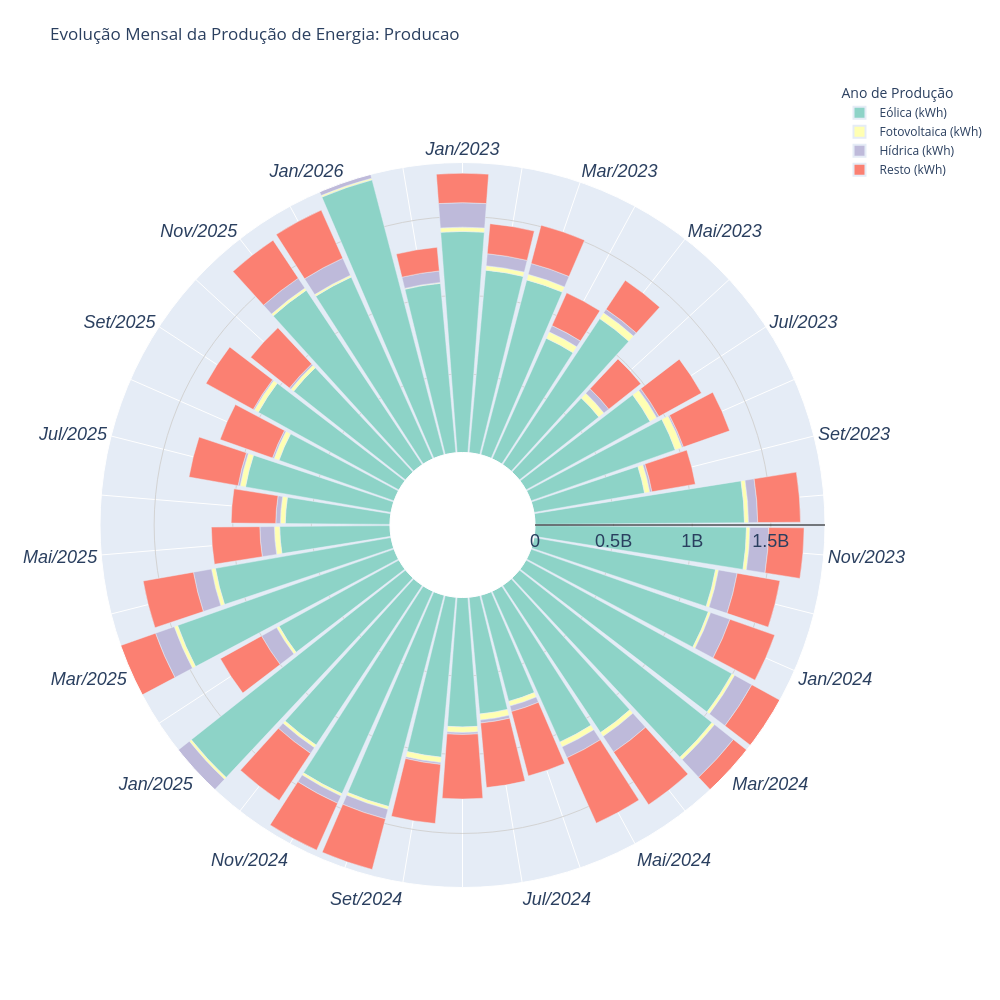

The code cell stored with this chart in its notebook:
### Code cell
tecnologias = ['Eólica (kWh)', 'Fotovoltaica (kWh)', 'Hídrica (kWh)', 'Resto (kWh)']

# O melt mantém 'Ano' e 'Mês' e transforma as colunas de tecnologia em linhas
df_new = df_hora.melt(
    id_vars=['Ano', 'Mês'], 
    value_vars=tecnologias,
    var_name='Tecnologia', 
    value_name='Producao'
)

dfIII = df_new.groupby(by=[df_new['Ano'],df_new['Mês'],df_new['Tecnologia']]).sum().reset_index()

dfIII['Ano'] = dfIII['Ano'].astype(str)
dfIII['Mes/Ano'] = dfIII['Mês'].astype(str) + '/' + dfIII['Ano'].astype(str)
r = "Producao"
meses = dict(zip(range(1,13), ['Jan', 'Fev', 'Mar', 'Abr', 'Mai', 'Jun', 'Jul', 'Ago', 'Set', 'Out', 'Nov', 'Dez']))
anos_legend= list(dfIII.apply(
    lambda x: meses[x['Mês']]+ "/" + x['Ano'] if x['Mês'] %2 != 0 else "", axis=1
))
anos_legend[-1] = "2026"
fig = px.bar_polar(
    dfIII,
    r= r,
    theta="Mes/Ano",
    color="Tecnologia",
    labels="Ano",
    title=f"Evolução Mensal da Produção de Energia: {r}",
    color_discrete_sequence=px.colors.qualitative.Set3).update_layout(
    showlegend=True,
    coloraxis_showscale=False,
    legend=dict(
        title="Ano de Produção",
        font=dict(size=12),
        # Isto garante que a legenda não fica preta se o fundo for escuro
        itemsizing='constant' 
    ),
    polar=dict(hole = 0.2,
          angularaxis=dict(
                type="category",
                # IMPORTANTE: O array de categorias tem de ser a coluna theta completa
                categoryarray=dfIII['Mes/Ano'].tolist(),
                categoryorder="array",
                # O período tem de ser o número total de fatias para fechar o círculo
                period=len(dfIII['Mes/Ano'].unique()),
                tickvals=dfIII['Mes/Ano'].tolist(),
                # O texto é que leva a lista com vazios
                ticktext=anos_legend,
                direction="clockwise",
                rotation=90,
                tickfont=dict(size=18, family='Arial', style='italic')
        ),  
        radialaxis=dict(
            showticklabels=True, 
            range=[0, dfIII[r].max()*1.02],
            nticks=5, 
            tickfont=dict(size=18, family='Arial'),
            linecolor='black', 
            linewidth=1,
            layer='above traces', # Mudei para 'below' para as barras não taparem os números
            gridcolor='lightgrey'
        ),   
    ),
    
    height=1000,
    width=1000,
    margin=dict(b=30, t=80, l=100, r=60),
    )

fig.show()

### Figure 1 — Plotly figure (JSON) as saved in the notebook; plotly's stock layout.template omitted (floating-point values rounded to 4 significant figures; data arrays with more than 128 entries replaced by an {"elided": "..."} marker saying what was removed)
{"data": [{"hovertemplate": "Tecnologia=Eólica (kWh)<br>Producao=%{r}<br>Mes/Ano=%{theta}<extra></extra>", "legendgroup": "Eólica (kWh)", "marker": {"color": "rgb(141,211,199)", "pattern": {"shape": ""}}, "name": "Eólica (kWh)", "r": [1406000000.0, 1167000000.0, 1150000000.0, 840800000.0, 1116000000.0, 645100000.0, 901700000.0, 974200000.0, 714800000.0, 1332000000.0, 1345000000.0, 1173000000.0, 1197000000.0, 1497000000.0, 1563000000.0, 1125000000.0, 1053000000.0, 698600000.0, 746100000.0, 823100000.0, 1022000000.0, 1390000000.0, 1412000000.0, 1220000000.0, 1739000000.0, 871600000.0, 1460000000.0, 1135000000.0, 701800000.0, 666300000.0, 940300000.0, 776700000.0, 1023000000.0, 909100000.0, 1333000000.0, 1268000000.0, 1808000000.0, 1083000000.0], "showlegend": true, "subplot": "polar", "theta": ["1/2023", "2/2023", "3/2023", "4/2023", "5/2023", "6/2023", "7/2023", "8/2023", "9/2023", "10/2023", "11/2023", "12/2023", "1/2024", "2/2024", "3/2024", "4/2024", "5/2024", "6/2024", "7/2024", "8/2024", "9/2024", "10/2024", "11/2024", "12/2024", "1/2025", "2/2025", "3/2025", "4/2025", "5/2025", "6/2025", "7/2025", "8/2025", "9/2025", "10/2025", "11/2025", "12/2025", "1/2026", "2/2026"], "type": "barpolar"}, {"hovertemplate": "Tecnologia=Fotovoltaica (kWh)<br>Producao=%{r}<br>Mes/Ano=%{theta}<extra></extra>", "legendgroup": "Fotovoltaica (kWh)", "marker": {"color": "rgb(255,255,179)", "pattern": {"shape": ""}}, "name": "Fotovoltaica (kWh)", "r": [27010000.0, 28070000.0, 36220000.0, 44440000.0, 43870000.0, 41350000.0, 48510000.0, 45180000.0, 33800000.0, 25800000.0, 21560000.0, 18830000.0, 15360000.0, 19010000.0, 21370000.0, 29020000.0, 33260000.0, 30520000.0, 38710000.0, 35070000.0, 34150000.0, 18520000.0, 16000000.0, 19600000.0, 15540000.0, 17590000.0, 22670000.0, 25030000.0, 33910000.0, 31240000.0, 34580000.0, 33090000.0, 28640000.0, 21770000.0, 15920000.0, 12250000.0, 10840000.0, 5406000.0], "showlegend": true, "subplot": "polar", "theta": ["1/2023", "2/2023", "3/2023", "4/2023", "5/2023", "6/2023", "7/2023", "8/2023", "9/2023", "10/2023", "11/2023", "12/2023", "1/2024", "2/2024", "3/2024", "4/2024", "5/2024", "6/2024", "7/2024", "8/2024", "9/2024", "10/2024", "11/2024", "12/2024", "1/2025", "2/2025", "3/2025", "4/2025", "5/2025", "6/2025", "7/2025", "8/2025", "9/2025", "10/2025", "11/2025", "12/2025", "1/2026", "2/2026"], "type": "barpolar"}, {"hovertemplate": "Tecnologia=Hídrica (kWh)<br>Producao=%{r}<br>Mes/Ano=%{theta}<extra></extra>", "legendgroup": "Hídrica (kWh)", "marker": {"color": "rgb(190,186,218)", "pattern": {"shape": ""}}, "name": "Hídrica (kWh)", "r": [155600000.0, 76710000.0, 72000000.0, 43740000.0, 27130000.0, 39330000.0, 15800000.0, 9671000.0, 13110000.0, 58480000.0, 120200000.0, 120600000.0, 130500000.0, 124500000.0, 152500000.0, 119900000.0, 76240000.0, 36410000.0, 18690000.0, 12760000.0, 11320000.0, 63020000.0, 51300000.0, 43610000.0, 97670000.0, 109800000.0, 126200000.0, 116800000.0, 92250000.0, 29140000.0, 12930000.0, 10810000.0, 7873000.0, 11540000.0, 75700000.0, 119000000.0, 119100000.0, 73320000.0], "showlegend": true, "subplot": "polar", "theta": ["1/2023", "2/2023", "3/2023", "4/2023", "5/2023", "6/2023", "7/2023", "8/2023", "9/2023", "10/2023", "11/2023", "12/2023", "1/2024", "2/2024", "3/2024", "4/2024", "5/2024", "6/2024", "7/2024", "8/2024", "9/2024", "10/2024", "11/2024", "12/2024", "1/2025", "2/2025", "3/2025", "4/2025", "5/2025", "6/2025", "7/2025", "8/2025", "9/2025", "10/2025", "11/2025", "12/2025", "1/2026", "2/2026"], "type": "barpolar"}, {"hovertemplate": "Tecnologia=Resto (kWh)<br>Producao=%{r}<br>Mes/Ano=%{theta}<extra></extra>", "legendgroup": "Resto (kWh)", "marker": {"color": "rgb(251,128,114)", "pattern": {"shape": ""}}, "name": "Resto (kWh)", "r": [187600000.0, 192000000.0, 251200000.0, 228400000.0, 221400000.0, 260100000.0, 308900000.0, 311600000.0, 281000000.0, 271900000.0, 224600000.0, 276300000.0, 301800000.0, 341200000.0, 366900000.0, 402300000.0, 455700000.0, 423500000.0, 412200000.0, 410700000.0, 378000000.0, 332200000.0, 326000000.0, 359800000.0, 333700000.0, 299200000.0, 343400000.0, 324300000.0, 308400000.0, 283800000.0, 317400000.0, 353300000.0, 343500000.0, 314800000.0, 290000000.0, 334800000.0, 300100000.0, 151400000.0], "showlegend": true, "subplot": "polar", "theta": ["1/2023", "2/2023", "3/2023", "4/2023", "5/2023", "6/2023", "7/2023", "8/2023", "9/2023", "10/2023", "11/2023", "12/2023", "1/2024", "2/2024", "3/2024", "4/2024", "5/2024", "6/2024", "7/2024", "8/2024", "9/2024", "10/2024", "11/2024", "12/2024", "1/2025", "2/2025", "3/2025", "4/2025", "5/2025", "6/2025", "7/2025", "8/2025", "9/2025", "10/2025", "11/2025", "12/2025", "1/2026", "2/2026"], "type": "barpolar"}], "layout": {"barmode": "relative", "coloraxis": {"showscale": false}, "height": 1000, "legend": {"font": {"size": 12}, "itemsizing": "constant", "title": {"text": "Ano de Produção"}, "tracegroupgap": 0}, "margin": {"b": 30, "l": 100, "r": 60, "t": 80}, "polar": {"angularaxis": {"categoryarray": {"elided": "152 str values"}, "categoryorder": "array", "direction": "clockwise", "period": 38, "rotation": 90, "tickfont": {"family": "Arial", "size": 18, "style": "italic"}, "ticktext": {"elided": "152 str values"}, "tickvals": {"elided": "152 str values"}, "type": "category"}, "domain": {"x": [0, 1], "y": [0, 1]}, "hole": 0.2, "radialaxis": {"gridcolor": "lightgrey", "layer": "above traces", "linecolor": "black", "linewidth": 1, "nticks": 5, "range": [0, 1844000000.0], "showticklabels": true, "tickfont": {"family": "Arial", "size": 18}}}, "showlegend": true, "title": {"text": "Evolução Mensal da Produção de Energia: Producao"}, "width": 1000}}
